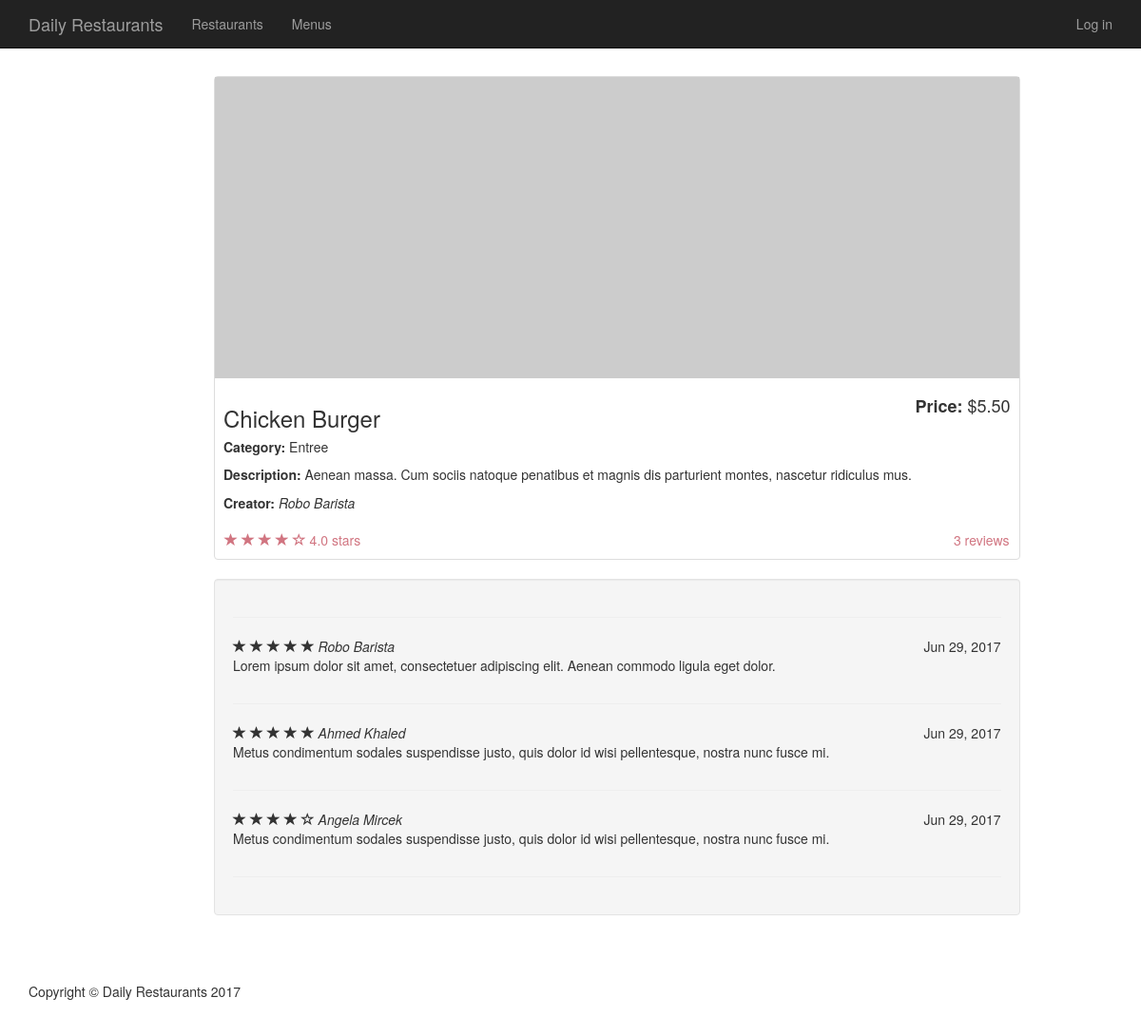
The app's page /menu/2 with its own data.
### models.py (models this page shows, shortened)
class MenuItem(Base):
    __tablename__ = 'menuItem'
    name = Column(String(20), nullable=False)
    description = Column(String(), nullable=False)
    category = Column(String(20), nullable=False)
    price = Column(String(8), nullable=False)
    reviews = Column(Integer, nullable=True, default=0)
    rate = Column(Integer, nullable=True, default=0)
    image = Column(String(), nullable=True)
    id = Column(Integer, nullable=False, primary_key=True)
    restaurant_id = Column(Integer, ForeignKey('restaurant.id'))
    restaurant = relationship(Restaurant, backref=backref("menuItem", cascade="all, delete"))
    user_id = Column(Integer, ForeignKey('user.id'))
    user = relationship(User)

class User(Base):
    __tablename__ = 'user'
    name = Column(String(20), nullable=False)
    picture = Column(String(250), nullable=True)
    email = Column(String(250), nullable=False)
    id = Column(Integer, nullable=False, primary_key=True)

class Review(Base):
    __tablename__ = 'review'
    content = Column(String(250), nullable=False)
    rate = Column(Integer, nullable=False)
    created_date = Column(DateTime, nullable=True, default=func.now())
    id = Column(Integer, nullable=False, primary_key=True)
    user_id = Column(Integer, ForeignKey('user.id'))
    user = relationship(User, backref=backref("review", cascade="all, delete"))
    menuItem_id = Column(Integer, ForeignKey('menuItem.id'))
    menuItem = relationship(MenuItem, backref=backref("review", cascade="all, delete"))

### run.py (the view)
@app.route('/menu/<int:menu_id>')
def showMenuItem(menu_id):
    menuItem = session.query(MenuItem).filter_by(id=menu_id).one()
    creator = getUserInfo(menuItem.user_id)
    reviews = session.query(Review).filter_by(menuItem_id=menu_id).all()
    return render_template('item.html', item=menuItem,
                           creator=creator, reviews=reviews)

### run.py (called while the page is built)
def getUserInfo(user_id):
    user = session.query(User).filter_by(
        id=user_id).one()
    return user

### templates/item.html (shortened to what this page needs)
{% extends "base.html" %}
{% block content %}
    <div class="container padding-container">
        <div class="row">
            <div class=" col-md-offset-2 col-md-9">
                <div class="thumbnail">
                    {% if not item.image %}
                        <img class="img-responsive" src="http://placehold.it/800x300">
                    {% else %}
                        <img class="img-responsive" src="{{ url_for('uploaded_file', filename=item.image) }}">
                    {% endif %}
                    <div class="caption-full">
                        <h4 class="pull-right"><strong>Price: </strong>{{ item.price | safe }}</h4>
                        <h3>{{ item.name | safe }}</h3>
                        <h5><strong>Category: </strong>{{ item.category | safe }}</h5>
                        <p><strong>Description: </strong>{{ item.description | safe }}</p>
                        <p><strong>Creator: </strong><i>{{ creator.name | safe }}</i></p>
                    </div>
                    <div class="ratings">
                        <p class="pull-right">{{ item.reviews }} reviews</p>
                        <p>
                            {% for i in range((item.rate | int)) %}
                                <span class="glyphicon glyphicon-star"></span>
                            {% endfor %}
                            {% for i in range(5 - (item.rate | int)) %}
                                <span class="glyphicon glyphicon-star-empty"></span>
                            {% endfor %}
                            {{ item.rate }}.0 stars
                        </p>
                    </div>
                </div>
                <div class="well">
                    <hr>
                    {% for review in reviews %}
                        <div class="row">
                            <div class="col-md-12">
                                {% for i in range((review.rate | int)) %}
                                    <span class="glyphicon glyphicon-star"></span>
                                {% endfor %}
                                {% for i in range(5 - (review.rate | int)) %}
                                    <span class="glyphicon glyphicon-star-empty"></span>
                                {% endfor %}
                                <i>{{ review.user.name | safe }}</i>
                                <span class="pull-right">{{ review.created_date.strftime("%b %d, %Y") }}</span>
                                <p>{{ review.content | safe }}</p>
                            </div>
                        </div>
                        <hr>
                    {% endfor %}
                </div>
            </div>
        </div>
    </div>
{% endblock %}

### static/css/base-style.css (style rules this page uses)
body { margin-top: 50px; }
.padding-container { padding-top: 30px !important; }
.thumbnail img { width: 100%; }
.ratings { padding-right: 10px; padding-left: 10px; color: #d17581; }
.thumbnail { padding: 0; }
.thumbnail .caption-full { padding: 9px; color: #333; }

### records on screen
MenuItem: price "$5.50", name "Chicken Burger", category "Entree", description "Aenean massa. Cum sociis natoque penatibus et magnis dis parturient montes, nascetur ridiculus mus.", reviews "3", rate "4"
User: name "Robo Barista"
Review: rate 5 (drawn), user.name "Robo Barista", created_date "Jun 29, 2017", content "Lorem ipsum dolor sit amet, consectetuer adipiscing elit. Aenean commodo ligula eget dolor."
Review: rate 5 (drawn), user.name "Ahmed Khaled", created_date "Jun 29, 2017", content "Metus condimentum sodales suspendisse justo, quis dolor id wisi pellentesque, nostra nunc fusce mi."
Review: rate 4 (drawn), user.name "Angela Mircek", created_date "Jun 29, 2017", content "Metus condimentum sodales suspendisse justo, quis dolor id wisi pellentesque, nostra nunc fusce mi."
